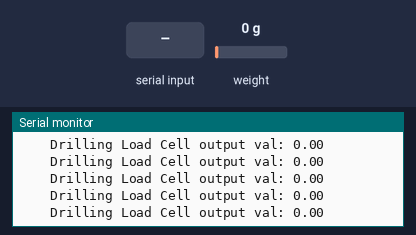
Simulated run of this sketch. Board: Arduino Uno, built with avr-gcc and run on an emulated ATmega328P. Parts: the last lines printed to the serial monitor. The inputs (shaded band) are chosen by the test bench; at power-on: weight on the scale 0 g.

Above: at 3.6 s.
3.7 s: "t" received over Serial
5.2 s: weight on the scale set to 100 g
At 5.21 s:
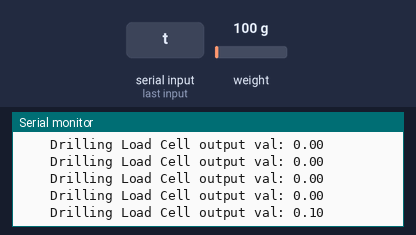
6.7 s: weight on the scale set to 1250 g
At 6.71 s:
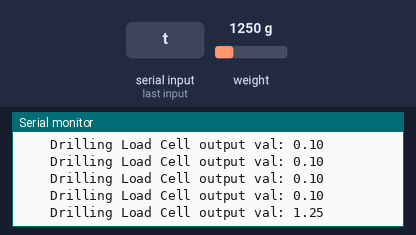
Timing chart, 0 to 9.7 s (numbered marks = the images above; inputs shaded):
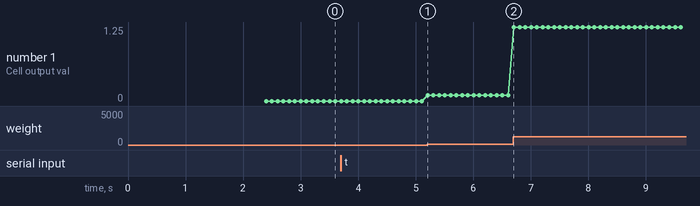

Measured:
- after the input at 5.2 s, the serial monitor: prints a new line at once (image 1)
- after the input at 6.7 s, the serial monitor: prints a new line at once (image 2)
- plotted number 1: 0 → 0.1 after the input at 5.2 s, 0.1 → 1.25 after the input at 6.7 s

The sketch:

LoadCell_Testing.ino
```cpp
/* AARC Sensors & Prospecting ---> Author: John Stanfield _-_-_-_-_-_-
 WOB Sensor Code - Testing File (one module)  -_-_-_-_-_-_-_-_-
-_-_-_-_-_-_-_-_-_-_-_-_-_-_-_-_-_-_-_-_-_-_-_-_-_-_-_-
 Notation: _______________________________________________________________________________________________________
 DR_Cell = Load cell for drill
 EX_Cell = Load cell for extraction system
 LoadCell = load cell module
 HX711_ADC = the adc used within our sensor system
 data = data out pin
 clck = serial clock pin
 Serial.println = prints to serial port with new line command
 calval_ = calibration value set from either hand calc or tare operation (calibration file)
_______________________________________________________________________________________________________________
*/

#include <HX711_ADC.h> // Include ADC Libraries

// declare pins: ------------- Must do before operation
const int HX711_data_1 = 12;
const int HX711_clck_1 = 13;
const int LoadCellLeftData = 37;
const int LoadCellLeftClock = 39;
const int LoadCellRightData = 41;
const int LoadCellRightClock = 43;

//Match pins to adc/sensor modules
HX711_ADC LoadCell(LoadCellRightData, LoadCellRightClock); // Module 1 for drilling system

unsigned long t = 0;

void setup() {
  Serial.begin(115200);
  Serial.println();
  Serial.println("Starting...");

  float calval_LoadCell;

  // Define calibration values given by the calibration script
  calval_LoadCell = -7500;

  LoadCell.begin();
  unsigned long stabilizingtime = 2000; // tare preciscion can be improved by adding a few seconds of stabilizing time
  boolean _tare = true; //set this to false if you don't want tare to be performed in the next step
  byte LoadCell_ready = 0;

  //run startup, stabilization and tare, both modules simultaniously
  while ((LoadCell_ready) < 1) {
    if (!LoadCell_ready) LoadCell_ready = LoadCell.startMultiple(stabilizingtime, _tare);
  }
  if (LoadCell.getTareTimeoutFlag()) {
    Serial.println("Timeout, check wiring and pin designations for load cell module");
  }
  // Apply calibration value
  LoadCell.setCalFactor(calval_LoadCell);
  Serial.println("Startup is complete");
}

void loop() {
  static boolean newDataReady = 0;
  const int serialPrintInterval = 50; //increase value to slow down serial print

  // check for new data/start next conversion:
  if (LoadCell.update()) newDataReady = true;

  //get smoothed value from data set
  if ((newDataReady)) {
    if (millis() > t + serialPrintInterval) {
      float WOB = LoadCell.getData();
      Serial.print("    Drilling Load Cell output val: ");
      Serial.println(WOB);

      newDataReady = 0;
      t = millis();
    }
  }

  // receive command from serial terminal, send 't' to initiate tare operation:
  if (Serial.available() > 0) {
    char inByte = Serial.read();
    if (inByte == 't') {
      LoadCell.tareNoDelay();
    }
  }

  //check if last tare operation is complete
  if (LoadCell.getTareStatus() == true) {
    Serial.println("Tare Load Cell Complete");
  }

}
// (Jay)Note: Credit for the ADC libray goes to Olav Kallhovd (GitHub)
```
